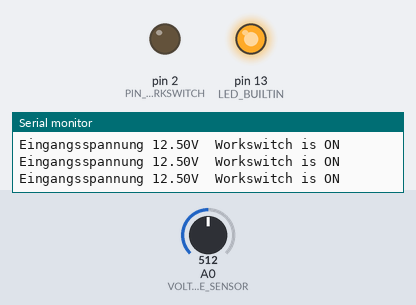
The sketch below on a simulated Arduino Uno, built with avr-gcc and run on an emulated ATmega328P. Parts: output pins drawn as LEDs (lit = HIGH), the last lines printed to the serial monitor. The inputs (shaded band) are chosen by the test bench; at power-on: A0 (VOLTAGE_SENSOR) = 512.

Above: at 1.3 s.
1.4 s: A0 (VOLTAGE_SENSOR) set to 177
2.9 s: A0 (VOLTAGE_SENSOR) set to 152
At 3.7 s:
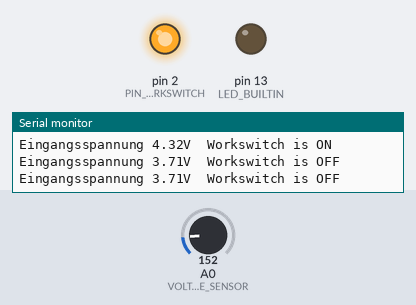
4.5 s: A0 (VOLTAGE_SENSOR) set to 306
At 4.9 s:
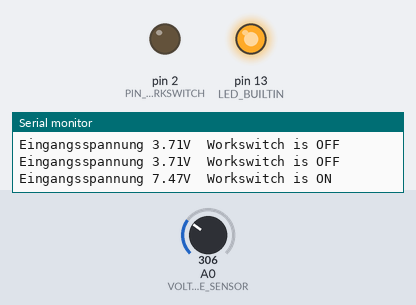
6.0 s: A0 (VOLTAGE_SENSOR) set to 122
At 7.4 s:
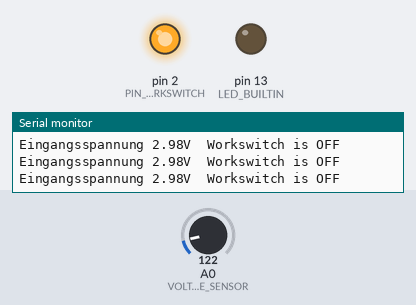
Timing chart, 0 to 8.5 s (numbered marks = the images above; inputs shaded):
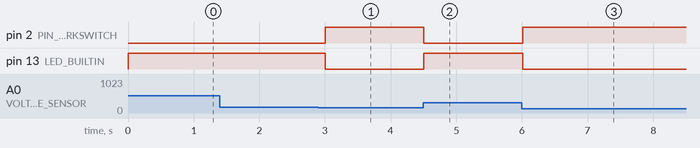

Measured:
- the behaviour switches between 164 and 163 on A0 (VOLTAGE_SENSOR) (found by bisection; images 0 and 1)
- after the input at 2.9 s, pin 2 (PIN_WORKSWITCH): LOW → HIGH after 0.11 s; pin 13 (LED_BUILTIN): HIGH → LOW after 0.11 s
- after the input at 4.5 s, pin 2 (PIN_WORKSWITCH): HIGH → LOW at once; pin 13 (LED_BUILTIN): LOW → HIGH at once
- after the input at 6.0 s, pin 2 (PIN_WORKSWITCH): LOW → HIGH at once; pin 13 (LED_BUILTIN): HIGH → LOW at once

The sketch:

hydraulicHeight.ino
```cpp
#include "Arduino.h"

#define VOLTAGE_SENSOR A0
#define PIN_WORKSWITCH 2


const float R1 = 30000.0f;  // R1 has 30 kOhm
const float R2 = 7500.0f;   // R2 has 7,5 kOhm

// Arduino max input voltage on analog input
// -> since its powered with 5V, its 5V
// If the arduino is powered with 3.3V,
// then this has to be changed
const float MAX_VIN = 5.0f;

// limit value for "workswitch on"
const float VOLTAGE_IN_WORKPOSITION = 4.0f;

void setup(){
   Serial.begin(9600);
   pinMode(VOLTAGE_SENSOR, INPUT);
   pinMode(LED_BUILTIN, OUTPUT);
   pinMode(PIN_WORKSWITCH, OUTPUT);
}
void loop(){
    float vout = (analogRead(VOLTAGE_SENSOR) * MAX_VIN) / 1024.0f;
    float vin = vout / (R2/(R1+R2));

    Serial.print("Eingangsspannung ");
    Serial.print(vin,2);
    Serial.print("V");

    if(vin >= VOLTAGE_IN_WORKPOSITION){
        // we are in workswitch position -> singalize via builtin led
        // and power output to AGOpen steer arduino
        digitalWrite(LED_BUILTIN, HIGH);
        digitalWrite(PIN_WORKSWITCH, LOW);
        Serial.print("  Workswitch is ON");
    }
    else
    {
        // we are NOT in workswitch position
        digitalWrite(LED_BUILTIN, LOW);
        digitalWrite(PIN_WORKSWITCH, HIGH);
        Serial.print("  Workswitch is OFF");
    }
    Serial.println("");
    delay(500);
}
```
